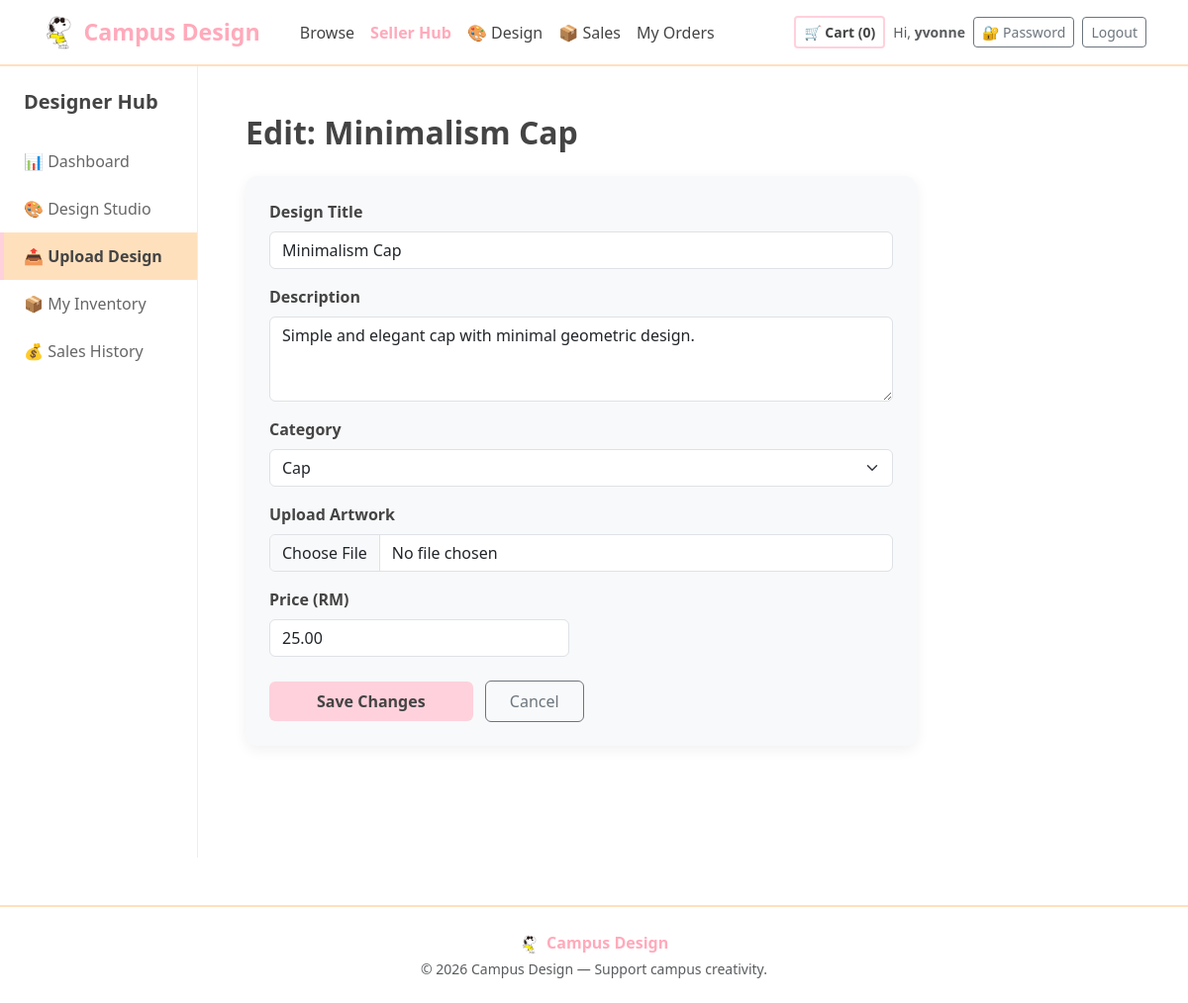
The app's page /seller/edit/5/ (signed in), older data.
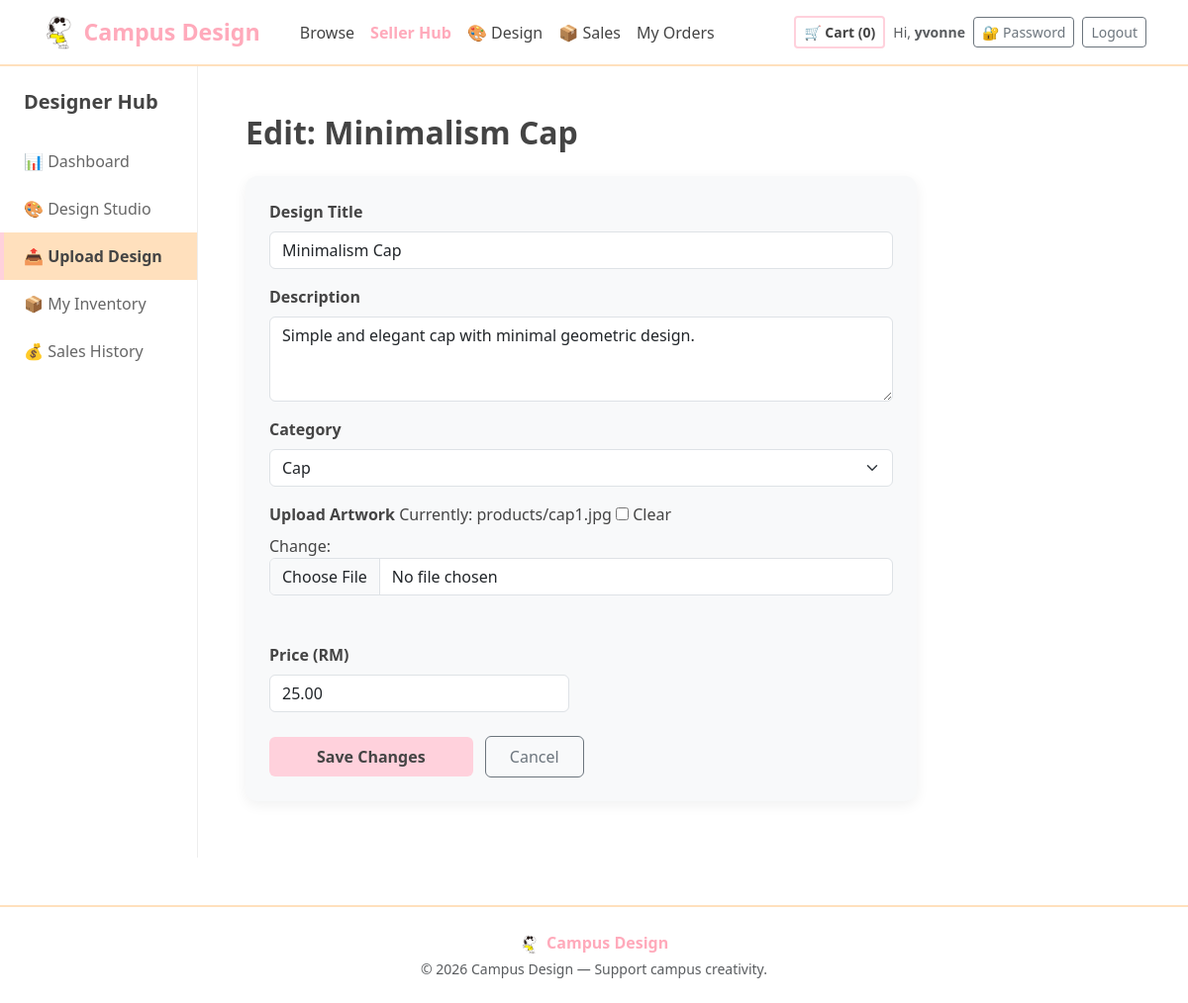
The same page, newer data.
### shop/views.py (the view)
# urls.py: path('seller/edit/<int:pk>/',   views.edit_design,      name='edit_design'),
@login_required
@user_passes_test(_is_seller, login_url='/')
def edit_design(request, pk):
    product = get_object_or_404(Product, pk=pk, seller=request.user)
    if request.method == 'POST':
        form = ProductForm(request.POST, request.FILES, instance=product)
        if form.is_valid():
            form.save()
            messages.success(request, 'Design updated!')
            return redirect('seller_inventory')
    else:
        form = ProductForm(instance=product)
    return render(request, 'seller/upload.html', {
        'form': form,
        'editing': True,
        'product': product,
        'active_page': 'seller',
    })

### shop/forms.py
class ProductForm(forms.ModelForm):
    class Meta:
        model = Product
        fields = ('title', 'description', 'image', 'price', 'category')
        widgets = {
            'title': forms.TextInput(attrs={
                'class': 'form-control', 'placeholder': 'e.g., Cyberpunk UM 2026'
            }),
            'description': forms.Textarea(attrs={
                'class': 'form-control', 'rows': 3,
                'placeholder': 'Describe your design...'
            }),
            'image': forms.ClearableFileInput(attrs={'class': 'form-control'}),
            'price': forms.NumberInput(attrs={
                'class': 'form-control', 'placeholder': '0.00',
                'step': '0.01', 'min': '0'
            }),
            'category': forms.Select(attrs={'class': 'form-select'}),
        }

### shop/templatetags/cart_tags.py (called while the page is built)
@register.simple_tag
def cart_item_count(user):
    try:
        if user.is_authenticated and hasattr(user, 'cart_items'):
            return user.cart_items.aggregate(total=Sum('quantity'))['total'] or 0
    except Exception:
        pass
    return 0

### shop/views.py (called while the page is built)
def _is_seller(u):
    return u.is_authenticated and u.role == 'seller'

### templates/seller/upload.html (shortened to what this page needs)
{% extends 'base.html' %}
{% block content %}
<div class="container-fluid">
    <div class="row">
        <nav class="col-md-2 d-none d-md-block sidebar-nav p-0 pt-4">
            <h5 class="px-4 mb-4 fw-bold">Designer Hub</h5>
            <a href="{% url 'seller_dashboard' %}">📊 Dashboard</a>
            <a href="{% url 'design_studio' %}">🎨 Design Studio</a>
            <a href="{% url 'upload_design' %}" class="active">📤 Upload Design</a>
            <a href="{% url 'seller_inventory' %}">📦 My Inventory</a>
            <a href="{% url 'seller_order_history' %}">💰 Sales History</a>
        </nav>
        <main class="col-md-10 px-md-5 py-5">
            <h1 class="h2 fw-bold mb-4">
                {% if editing %}Edit: {{ product.title }}{% else %}Upload New Design{% endif %}</h1>
            <div class="card-plain p-4 bg-light w-75">
                <form method="post" enctype="multipart/form-data">
                    <div class="mb-3">
                        <label class="form-label fw-semibold">Design Title</label>
                        {{ form.title }}
                    </div>
                    <div class="mb-3">
                        <label class="form-label fw-semibold">Description</label>
                        {{ form.description }}
                    </div>
                    <div class="mb-3">
                        <label class="form-label fw-semibold">Category</label>
                        {{ form.category }}
                    </div>
                    <div class="mb-3">
                        <label class="form-label fw-semibold">Upload Artwork</label>
                        {{ form.image }}
                        {% if editing and product.image %}
                        <div class="mt-2">
                        </div>
                        {% endif %}
                    </div>
                    <div class="row mb-4">
                        <div class="col-md-6">
                            <label class="form-label fw-semibold">Price (RM)</label>
                            {{ form.price }}
                        </div>
                    </div>
                    <button type="submit" class="btn btn-pink px-5 py-2">
                        {% if editing %}Save Changes{% else %}Publish Design{% endif %}</button>
                    <a href="{% url 'seller_dashboard' %}" class="btn btn-outline-secondary ms-2 px-4 py-2">Cancel</a>
                </form>
            </div>
        </main>
    </div>
</div>
{% endblock %}

Row changes from the older to the newer data that the page shows:
changed Product "Minimalism Cap": image empty → "products/cap1.jpg" (drawn)
Text that changed along with them:
form field image: (not shown) → "☐"
text now shown: "Currently: products/cap1.jpg Clear Change:"
